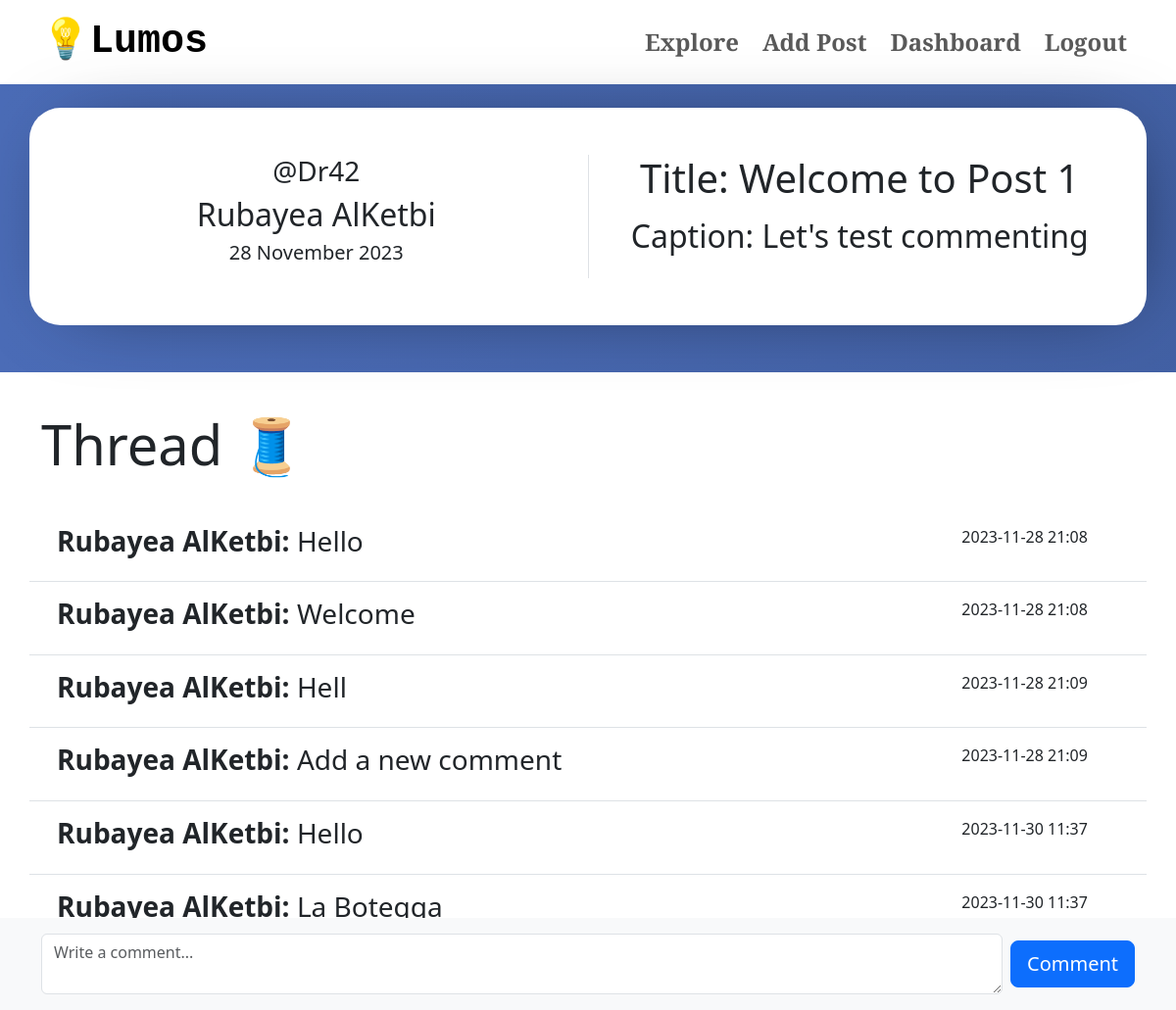
/post/1, run on the app's committed database.
### app/models.py (models this page shows, shortened)
class User(db.Model, UserMixin):
    id = db.Column(db.Integer, primary_key=True)
    name = db.Column(db.String(100), nullable=False)
    email = db.Column(db.String(100), unique=True, nullable=False)
    passwordHashed = db.Column(db.String(100), nullable=False)
    username = db.Column(db.String(20), unique=True, nullable=False)
    biography = db.Column(db.Text, nullable=True)
    avatar = db.Column(db.String(), nullable=True)
    posts = db.relationship('Post', backref='user', lazy=True)
    @property
    def password(self):
        raise AttributeError('password: write-only field , not readable')

class Post(db.Model):
    id = db.Column(db.Integer, primary_key=True)
    title = db.Column(db.String(100), nullable=False)
    caption = db.Column(db.Text, nullable=False)
    publish_date = db.Column(db.DateTime, default=datetime.utcnow())
    author_id = db.Column(db.Integer, db.ForeignKey('user.id'), nullable=False)
    tags = db.relationship('Tag', secondary='post_tag', backref=db.backref('posts', lazy='dynamic'))

class Comment(db.Model):
    id = db.Column(db.Integer, primary_key=True)
    text = db.Column(db.Text, nullable=False)
    publish_date = db.Column(db.DateTime, default=datetime.utcnow())
    author_id = db.Column(db.Integer, db.ForeignKey('user.id'), nullable=False)
    post_id = db.Column(db.Integer, db.ForeignKey('post.id'), nullable=False)

### app/views.py (the view, shortened to what this page needs)
@app.route('/post/<int:post_id>', methods=['GET', 'POST'])
def post(post_id):
    post = Post.query.get_or_404(post_id)
    post_author = User.query.filter_by(id=post.author_id).first()
    comments = Comment.query.filter_by(post_id=post_id).all()
    comment_form = CommentForm()
    userCache = {user.id: user.name for user in User.query.all()}
    comments_with_authors = db.session.query(Comment, User.name).join(User, User.id == Comment.author_id).filter(Comment.post_id == post_id).all()
    return render_template(
        "post_page.html",
        post=post,
        comments=comments,
        comment_form=comment_form,
        userCache=userCache,
        post_author=post_author,
        comments_with_authors=comments_with_authors
    )

### app/forms.py
class CommentForm(FlaskForm):
    text = StringField('Your Comment', validators=[DataRequired()], widget=TextArea())
    commentButton = SubmitField('Comment')

### app/templates/post_page.html (shortened to what this page needs)
{% extends "user_home.html" %}
{% block content %}
<div class = "container-fluid movingGrade py-4 border-black">
    <div class="container mb-4 normalContainer">
        <div class="row p-3 ">
            <div class="col-md text-center border-end">
                <h3>@{{ post_author.username }}</h3>
                <h2>{{ post_author.name }}</h2>
                <h5>{{ post.publish_date.strftime('%d %B %Y') }}</h5>
            </div>
            <div class="col-md text-center">
                <div class="row">
                    <div class="col-12 pb-2">
                        <h1 class="mb-3">Title: {{ post.title }}</h1>
                        <h2 class="mb-3 fw-light">Caption: {{ post.caption }}</h2>
                    </div>
                </div>
            </div>
        </div>
    </div>
</div>
<div class="container-fluid py-4 my-3">
    {%if comments%}
    <div class="container mb-4 ">
        <div class="row">
            <div class="col-12">
                <h1 class="display-4 pr-1">Thread 🧵 </h1>
            </div>
        </div>
    </div>
    <div class="container mb-4">
        <div class="row">
            <div class="col-12">
                {% for comment, author_name in comments_with_authors %}
                <div class="row p-3 border-bottom">
                    <div class="col-10">
                        <h3><strong>{{ author_name }}:</strong> {{ comment.text }}</h3>
                    </div>
                    <div class="col-2">
                        <p>{{ comment.publish_date.strftime('%Y-%m-%d %H:%M') }}</p>
                    </div>
                </div>
                {% endfor %}
            </div>
        </div>
    </div>
    {%endif%}
</div>
    <div class="fixed-bottom p-3 bg-light">
        <div class="container">
            <form id="comment_Form" method="post" class="row g-2 align-items-center">
                <div class="col">
                    {{ comment_form.text(class_="form-control", id="comment_Text", placeholder="Write a comment...", required=True) }}
                </div>
                <div class="col-auto">
                    {{ comment_form.commentButton(id="commentSubmitButton", class_="btn btn-primary btn-lg") }}
                </div>
            </form>
        </div>
    </div>
{% endblock content%}

### app/static/CSS/style.css (style rules this page uses)
:root { --black: #020100ff; --lapis-lazuli: #235789ff; --school-bus-yellow: #f1d302ff; --fire-engine-red: #c1292eff; --baby-powder: #fdfffcff; }
.normalContainer { display: inline-flexbox; justify-content: center; align-items: center; margin: auto; padding: 2rem; border-radius: 2rem; background-color: white; max-width: 100%; max-height: 60%; -webkit-box-shadow: 9px 2px 83px -36px rgba(0,0,0,0.73); -moz-box-shadow: 9px 2px 83px -36px rgba(0,0,0,0.73); box-shadow: 9px 2px 83px -36px rgba(0,0,0,0.73); }
.movingGrade { display: flex; justify-content: center; align-items: center; width: 100%; height: 100%; background: linear-gradient(90deg, #4b6cb7 0%, #182848 100%); background-size: 600% 600%; animation: animateBackground 10s infinite linear; }

### data on the page
User: username "Dr42", name "Rubayea AlKetbi"
Post: publish_date "28 November 2023", title "Welcome to Post 1", caption "Let's test commenting"
Comment: name "Rubayea AlKetbi", text "Hello", publish_date "2023-11-28 21:08"
Comment: name "Rubayea AlKetbi", text "Welcome", publish_date "2023-11-28 21:08"
Comment: name "Rubayea AlKetbi", text "Hell", publish_date "2023-11-28 21:09"
Comment: name "Rubayea AlKetbi", text "Add a new comment", publish_date "2023-11-28 21:09"
Comment: name "Rubayea AlKetbi", text "Hello", publish_date "2023-11-30 11:37"
Comment: name "Rubayea AlKetbi", text "La Botegga", publish_date "2023-11-30 11:37"
